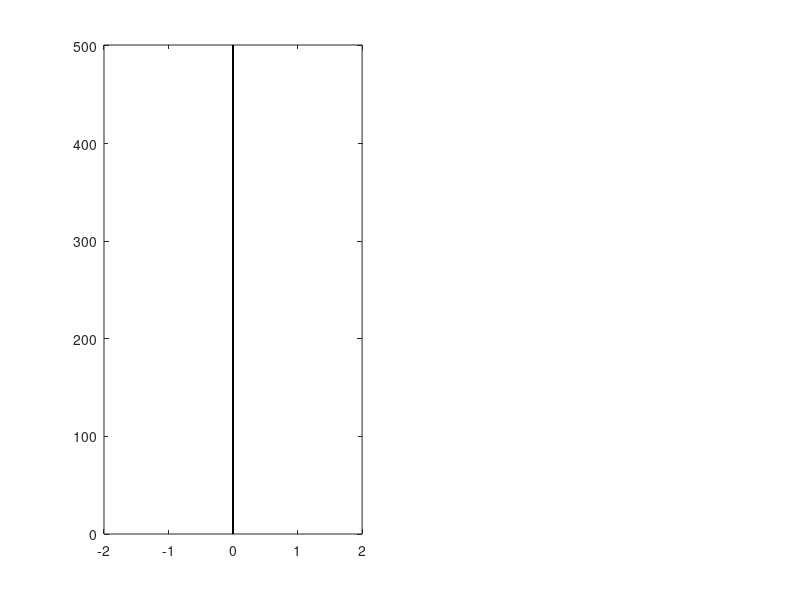

Write MATLAB code to recreate this figure. (Note: this script raises an error after producing the figure.)
%%%%%%%%%%%%%%%%%%%%%%%%%%%%%%%
% Стартовая программа для демонстрации случайных %
% блужданий %
%%%%%%%%%%%%%%%%%%%%%%%%%%%%%%%
n =500; % Число частиц
dh =.02; % Параметр случайного распределения
% Задание вектор-столбцов координат точек
y =1:n;
y=y'; x =zeros(size(y));
subplot(1,2,1);
h=plot(x,y,'k.'); % Вывод начального положения точек
axis([-2 2 0 n+1 ]); % Задание осей
% Определение режима перерисовки и размера точек
set(h,'EraseMode','background','MarkerSize',3);
pause(1); % Пауза для вывода графика на экран
i=0; % Начальное значение
subplot(1,2,2);
h1 = line;
h2 = line;
set(h1,'LineStyle','.');
set(h2,'LineStyle','.');
h3 = line;
h4 = line;
set(h3,'Color','r');
set(h4,'Color','r');
set(h3,'YData',[0],'XData',[0]);
set(h4,'YData',[0],'XData',[0]);
g1=0;
g2=0;

while i < 1000 % neБесконечный цикл
i=i+1;
x=x+dh*(2*rand(n,1)-1); % Случайные смещения x-координаты
% Смена координат точек на рисунке
set(h,'XData',x,'YData',y,'Color','k');
a=0;
c=0;
for b=1:n;
  a=a+x(b);
  c=c+x(b)*x(b);
end;
a=a/n;
c=c/n;
g1(i)=a;
g2(i)=c;

set(h1,'XData',(1:i),'YData',g1);
set(h2,'XData',(1:i),'YData',g2);

pause(0.01);
end;
%%%%%%%%%%%%%%%%%%%%%%%%%%%%%%%%%%%%%%%%
xx=(1:i);
od=ones(size(g2));
s(1,1) = od*(od');
s(2,1) = od*(xx');
s(1,2) = s(2,1);
s(2,2) = xx*(xx');
p = [od*(g2'); xx*(g2')];
a = s \ p;

set(h3,'YData',[a(1) a(1)+(i)*a(2)],'XData', [0 i]);

xx=(1:i);
od=ones(size(g1));
s(1,1) = od*(od');
s(2,1) = od*(xx');
s(1,2) = s(2,1);
s(2,2) = xx*(xx');
p = [od*(g1'); xx*(g1')];
a = s \ p;

set(h4,'YData',[a(1) a(1)+(i)*a(2)],'XData', [0 i]);
